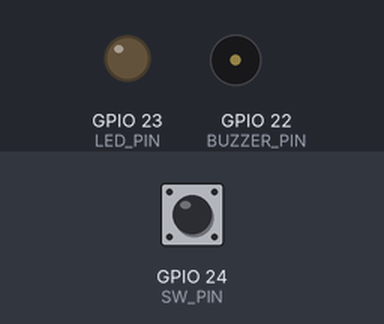
Bench run of a program on a simulated Raspberry Pi (BCM pin numbers). Shown: output pins drawn as LEDs (lit = HIGH), buzzer (waves = sounding, pin HIGH). The inputs (shaded band) are chosen by the test bench; at power-on: GPIO 24 (SW_PIN) HIGH.

Above: at 1.2 s.
1.3 s: GPIO 24 (SW_PIN) pulled LOW for 0.15 s
At 2.3 s:
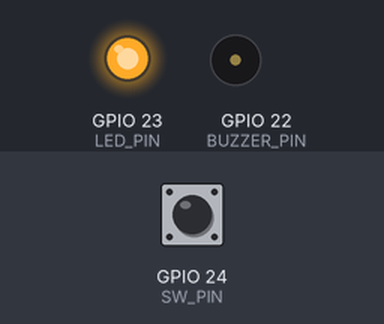
At 11.7 s:
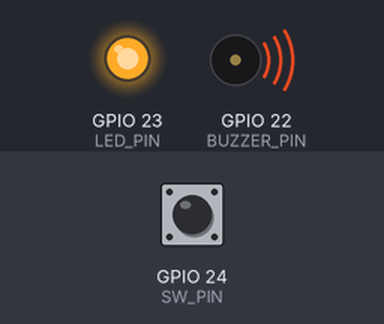
Timing chart, 0 to 13.8 s (numbered marks = the images above; inputs shaded):
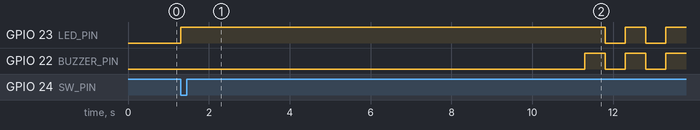

Measured:
- after the input at 1.3 s, GPIO 23 (LED_PIN): goes HIGH 10.5 s, LOW 0.50 s, HIGH 0.50 s, LOW 0.50 s, then HIGH, starting at once; GPIO 22 (BUZZER_PIN): alternates HIGH for 0.50 s and LOW for 0.50 s, starting after 10.0 s

The program:

ramen_timer.py
```python
#coding: utf-8

import wiringpi as pi
import time
import sys

LED_PIN = 23
BUZZER_PIN = 22
SW_PIN = 24

pi.wiringPiSetupGpio()
pi.pinMode(LED_PIN, pi.OUTPUT)
pi.pinMode(BUZZER_PIN, pi.OUTPUT)
pi.pinMode(SW_PIN, pi.INPUT)
pi.pullUpDnControl(SW_PIN, pi.PUD_UP)

try:
    while True:
        if (pi.digitalRead(SW_PIN) == pi.LOW):
            # スイッチが押されたら、タイマを開始する（タイマが開始したことをLEDの点灯でユーザに知らせる仕様を追加）
            pi.digitalWrite(LED_PIN, pi.HIGH)
            time.sleep(10.0)
            # 180秒経過した！
            for i in range(15):
                pi.digitalWrite(LED_PIN, pi.HIGH)
                pi.digitalWrite(BUZZER_PIN, pi.HIGH)
                time.sleep(0.5)
                pi.digitalWrite(LED_PIN, pi.LOW)
                pi.digitalWrite(BUZZER_PIN, pi.LOW)
                time.sleep(0.5)
                if (pi.digitalRead(SW_PIN) == pi.LOW):
                    break   # スイッチが押されたらfor文を抜ける
            time.sleep(2.0)

except KeyboardInterrupt:
    # Ctrl-Cが押されたら、後始末をしてプログラムを終了する
    pi.digitalWrite(LED_PIN, pi.LOW)
    pi.digitalWrite(BUZZER_PIN, pi.LOW)
    sys.exit(0)  # Ctrl-Cが押されたら、後始末をしてプログラムを終了する
```
